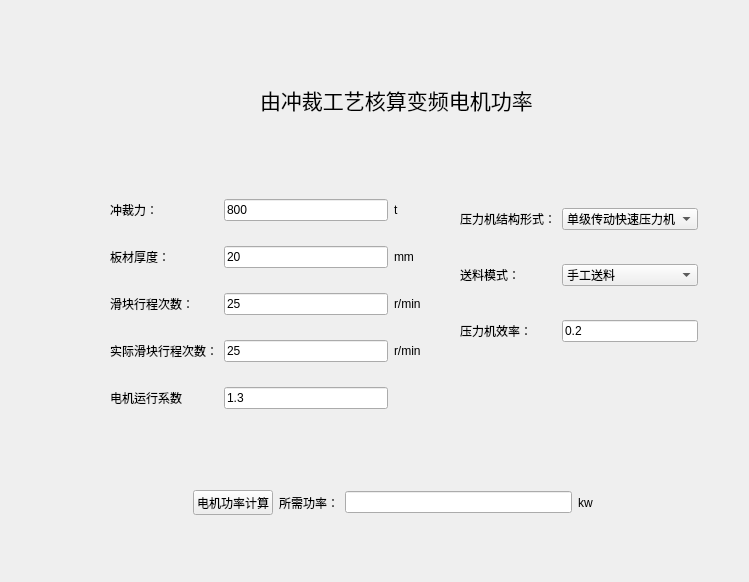
<?xml version="1.0" encoding="UTF-8"?>
<ui version="4.0">
 <class>Form</class>
 <widget class="QWidget" name="Form">
  <property name="geometry">
   <rect>
    <x>0</x>
    <y>0</y>
    <width>749</width>
    <height>582</height>
   </rect>
  </property>
  <property name="windowTitle">
   <string>Form</string>
  </property>
  <widget class="QWidget" name="layoutWidget">
   <property name="geometry">
    <rect>
     <x>180</x>
     <y>490</y>
     <width>413</width>
     <height>25</height>
    </rect>
   </property>
   <layout class="QHBoxLayout" name="horizontalLayout">
    <item>
     <widget class="QLabel" name="label_15">
      <property name="text">
       <string/>
      </property>
     </widget>
    </item>
    <item>
     <widget class="QPushButton" name="pushButton">
      <property name="text">
       <string>电机功率计算</string>
      </property>
     </widget>
    </item>
    <item>
     <widget class="QLabel" name="label_3">
      <property name="text">
       <string>所需功率：</string>
      </property>
     </widget>
    </item>
    <item>
     <widget class="QLineEdit" name="lineEdit_2"/>
    </item>
    <item>
     <widget class="QLabel" name="label_13">
      <property name="text">
       <string>kw</string>
      </property>
     </widget>
    </item>
   </layout>
  </widget>
  <widget class="QLabel" name="label_2">
   <property name="geometry">
    <rect>
     <x>260</x>
     <y>80</y>
     <width>391</width>
     <height>41</height>
    </rect>
   </property>
   <property name="text">
    <string>&lt;html&gt;&lt;head/&gt;&lt;body&gt;&lt;p&gt;&lt;span style=&quot; font-size:16pt;&quot;&gt;由冲裁工艺核算变频电机功率&lt;/span&gt;&lt;/p&gt;&lt;/body&gt;&lt;/html&gt;</string>
   </property>
  </widget>
  <widget class="QWidget" name="layoutWidget">
   <property name="geometry">
    <rect>
     <x>110</x>
     <y>180</y>
     <width>311</width>
     <height>251</height>
    </rect>
   </property>
   <layout class="QGridLayout" name="gridLayout">
    <item row="0" column="0">
     <widget class="QLabel" name="label">
      <property name="text">
       <string>冲裁力：</string>
      </property>
     </widget>
    </item>
    <item row="0" column="1">
     <widget class="QLineEdit" name="lineEdit_3">
      <property name="text">
       <string>800</string>
      </property>
     </widget>
    </item>
    <item row="0" column="2">
     <widget class="QLabel" name="label_6">
      <property name="text">
       <string>t</string>
      </property>
     </widget>
    </item>
    <item row="1" column="0">
     <widget class="QLabel" name="label_4">
      <property name="text">
       <string>板材厚度：</string>
      </property>
     </widget>
    </item>
    <item row="1" column="1">
     <widget class="QLineEdit" name="lineEdit_4">
      <property name="text">
       <string>20</string>
      </property>
     </widget>
    </item>
    <item row="1" column="2">
     <widget class="QLabel" name="label_5">
      <property name="text">
       <string>mm</string>
      </property>
     </widget>
    </item>
    <item row="2" column="0">
     <widget class="QLabel" name="label_11">
      <property name="text">
       <string>滑块行程次数：</string>
      </property>
     </widget>
    </item>
    <item row="2" column="1">
     <widget class="QLineEdit" name="lineEdit_9">
      <property name="text">
       <string>25</string>
      </property>
     </widget>
    </item>
    <item row="3" column="0">
     <widget class="QLabel" name="label_14">
      <property name="text">
       <string>实际滑块行程次数：</string>
      </property>
     </widget>
    </item>
    <item row="3" column="1">
     <widget class="QLineEdit" name="lineEdit">
      <property name="text">
       <string>25</string>
      </property>
     </widget>
    </item>
    <item row="4" column="1">
     <widget class="QLineEdit" name="lineEdit_5">
      <property name="text">
       <string>1.3</string>
      </property>
     </widget>
    </item>
    <item row="4" column="0">
     <widget class="QLabel" name="label_9">
      <property name="text">
       <string>电机运行系数</string>
      </property>
     </widget>
    </item>
    <item row="2" column="2">
     <widget class="QLabel" name="label_10">
      <property name="text">
       <string>r/min</string>
      </property>
     </widget>
    </item>
    <item row="3" column="2">
     <widget class="QLabel" name="label_16">
      <property name="text">
       <string>r/min</string>
      </property>
     </widget>
    </item>
   </layout>
  </widget>
  <widget class="QWidget" name="layoutWidget">
   <property name="geometry">
    <rect>
     <x>460</x>
     <y>180</y>
     <width>238</width>
     <height>191</height>
    </rect>
   </property>
   <layout class="QGridLayout" name="gridLayout_2">
    <item row="0" column="0">
     <widget class="QLabel" name="label_8">
      <property name="text">
       <string>压力机结构形式：</string>
      </property>
     </widget>
    </item>
    <item row="0" column="1">
     <widget class="QComboBox" name="comboBox_2">
      <item>
       <property name="text">
        <string>单级传动快速压力机</string>
       </property>
      </item>
      <item>
       <property name="text">
        <string>多级传动慢速压力机</string>
       </property>
      </item>
      <item>
       <property name="text">
        <string>带拉深垫压力机</string>
       </property>
      </item>
     </widget>
    </item>
    <item row="1" column="0">
     <widget class="QLabel" name="label_12">
      <property name="text">
       <string>送料模式：</string>
      </property>
     </widget>
    </item>
    <item row="1" column="1">
     <widget class="QComboBox" name="comboBox_3">
      <item>
       <property name="text">
        <string>手工送料</string>
       </property>
      </item>
      <item>
       <property name="text">
        <string>自动送料</string>
       </property>
      </item>
     </widget>
    </item>
    <item row="2" column="1">
     <widget class="QLineEdit" name="lineEdit_8">
      <property name="text">
       <string>0.2</string>
      </property>
     </widget>
    </item>
    <item row="2" column="0">
     <widget class="QLabel" name="label_7">
      <property name="text">
       <string>压力机效率：</string>
      </property>
     </widget>
    </item>
   </layout>
  </widget>
 </widget>
 <resources/>
 <connections>
  <connection>
   <sender>pushButton</sender>
   <signal>clicked()</signal>
   <receiver>Form</receiver>
   <slot>jisuan()</slot>
   <hints>
    <hint type="sourcelabel">
     <x>193</x>
     <y>491</y>
    </hint>
    <hint type="destinationlabel">
     <x>95</x>
     <y>386</y>
    </hint>
   </hints>
  </connection>
  <connection>
   <sender>comboBox_2</sender>
   <signal>currentTextChanged(QString)</signal>
   <receiver>Form</receiver>
   <slot>shzhixiaolv()</slot>
   <hints>
    <hint type="sourcelabel">
     <x>595</x>
     <y>222</y>
    </hint>
    <hint type="destinationlabel">
     <x>460</x>
     <y>177</y>
    </hint>
   </hints>
  </connection>
  <connection>
   <sender>comboBox_3</sender>
   <signal>currentTextChanged(QString)</signal>
   <receiver>Form</receiver>
   <slot>shzhixiaolv()</slot>
   <hints>
    <hint type="sourcelabel">
     <x>647</x>
     <y>273</y>
    </hint>
    <hint type="destinationlabel">
     <x>454</x>
     <y>250</y>
    </hint>
   </hints>
  </connection>
  <connection>
   <sender>lineEdit_9</sender>
   <signal>editingFinished()</signal>
   <receiver>Form</receiver>
   <slot>dianjiyunxing()</slot>
   <hints>
    <hint type="sourcelabel">
     <x>293</x>
     <y>302</y>
    </hint>
    <hint type="destinationlabel">
     <x>72</x>
     <y>286</y>
    </hint>
   </hints>
  </connection>
 </connections>
 <slots>
  <slot>jisuan()</slot>
  <slot>shzhixiaolv()</slot>
  <slot>dianjiyunxing()</slot>
 </slots>
</ui>
